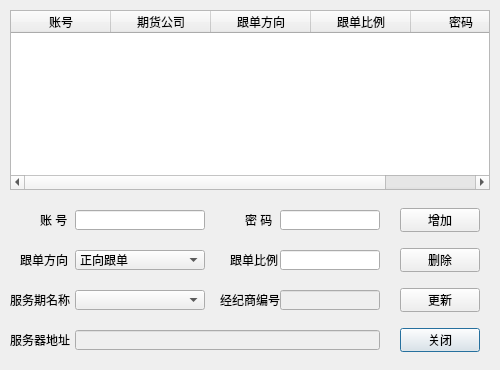
<?xml version="1.0" encoding="UTF-8"?>
<ui version="4.0">
 <class>FollowSettingClass</class>
 <widget class="QDialog" name="FollowSettingClass">
  <property name="geometry">
   <rect>
    <x>0</x>
    <y>0</y>
    <width>500</width>
    <height>370</height>
   </rect>
  </property>
  <property name="windowTitle">
   <string>跟踪账号设置</string>
  </property>
  <property name="modal">
   <bool>true</bool>
  </property>
  <widget class="QPushButton" name="closeButton">
   <property name="geometry">
    <rect>
     <x>400</x>
     <y>328</y>
     <width>80</width>
     <height>24</height>
    </rect>
   </property>
   <property name="text">
    <string>关闭</string>
   </property>
  </widget>
  <widget class="QTableWidget" name="followView">
   <property name="geometry">
    <rect>
     <x>10</x>
     <y>10</y>
     <width>480</width>
     <height>180</height>
    </rect>
   </property>
   <property name="verticalScrollBarPolicy">
    <enum>Qt::ScrollBarAlwaysOff</enum>
   </property>
   <property name="editTriggers">
    <set>QAbstractItemView::NoEditTriggers</set>
   </property>
   <property name="selectionBehavior">
    <enum>QAbstractItemView::SelectRows</enum>
   </property>
   <attribute name="horizontalHeaderHighlightSections">
    <bool>false</bool>
   </attribute>
   <attribute name="verticalHeaderVisible">
    <bool>false</bool>
   </attribute>
   <attribute name="verticalHeaderDefaultSectionSize">
    <number>21</number>
   </attribute>
   <column>
    <property name="text">
     <string>账号</string>
    </property>
   </column>
   <column>
    <property name="text">
     <string>期货公司</string>
    </property>
   </column>
   <column>
    <property name="text">
     <string>跟单方向</string>
    </property>
   </column>
   <column>
    <property name="text">
     <string>跟单比例</string>
    </property>
   </column>
   <column>
    <property name="text">
     <string>密码</string>
    </property>
   </column>
  </widget>
  <widget class="QLabel" name="label">
   <property name="geometry">
    <rect>
     <x>40</x>
     <y>210</y>
     <width>30</width>
     <height>20</height>
    </rect>
   </property>
   <property name="text">
    <string>账 号</string>
   </property>
  </widget>
  <widget class="QLabel" name="label_2">
   <property name="geometry">
    <rect>
     <x>245</x>
     <y>210</y>
     <width>30</width>
     <height>20</height>
    </rect>
   </property>
   <property name="text">
    <string>密 码</string>
   </property>
  </widget>
  <widget class="QLabel" name="label_3">
   <property name="geometry">
    <rect>
     <x>10</x>
     <y>290</y>
     <width>61</width>
     <height>20</height>
    </rect>
   </property>
   <property name="text">
    <string>服务期名称</string>
   </property>
  </widget>
  <widget class="QLabel" name="label_4">
   <property name="geometry">
    <rect>
     <x>220</x>
     <y>290</y>
     <width>61</width>
     <height>20</height>
    </rect>
   </property>
   <property name="text">
    <string>经纪商编号</string>
   </property>
  </widget>
  <widget class="QLabel" name="label_5">
   <property name="geometry">
    <rect>
     <x>10</x>
     <y>330</y>
     <width>60</width>
     <height>20</height>
    </rect>
   </property>
   <property name="text">
    <string>服务器地址</string>
   </property>
  </widget>
  <widget class="QLabel" name="label_6">
   <property name="geometry">
    <rect>
     <x>20</x>
     <y>250</y>
     <width>50</width>
     <height>20</height>
    </rect>
   </property>
   <property name="text">
    <string>跟单方向</string>
   </property>
  </widget>
  <widget class="QLabel" name="label_7">
   <property name="geometry">
    <rect>
     <x>230</x>
     <y>250</y>
     <width>50</width>
     <height>20</height>
    </rect>
   </property>
   <property name="text">
    <string>跟单比例</string>
   </property>
  </widget>
  <widget class="QLineEdit" name="followInverstID">
   <property name="geometry">
    <rect>
     <x>75</x>
     <y>210</y>
     <width>130</width>
     <height>20</height>
    </rect>
   </property>
  </widget>
  <widget class="QLineEdit" name="followPassword">
   <property name="geometry">
    <rect>
     <x>280</x>
     <y>210</y>
     <width>100</width>
     <height>20</height>
    </rect>
   </property>
   <property name="echoMode">
    <enum>QLineEdit::Password</enum>
   </property>
  </widget>
  <widget class="QComboBox" name="followDirect">
   <property name="geometry">
    <rect>
     <x>75</x>
     <y>250</y>
     <width>130</width>
     <height>20</height>
    </rect>
   </property>
   <item>
    <property name="text">
     <string>正向跟单</string>
    </property>
   </item>
   <item>
    <property name="text">
     <string>反向跟单</string>
    </property>
   </item>
  </widget>
  <widget class="QLineEdit" name="followRatio">
   <property name="geometry">
    <rect>
     <x>280</x>
     <y>250</y>
     <width>100</width>
     <height>20</height>
    </rect>
   </property>
  </widget>
  <widget class="QComboBox" name="followBrokerName">
   <property name="geometry">
    <rect>
     <x>75</x>
     <y>290</y>
     <width>130</width>
     <height>20</height>
    </rect>
   </property>
  </widget>
  <widget class="QPushButton" name="insertButton">
   <property name="geometry">
    <rect>
     <x>400</x>
     <y>208</y>
     <width>80</width>
     <height>24</height>
    </rect>
   </property>
   <property name="text">
    <string>增加</string>
   </property>
  </widget>
  <widget class="QPushButton" name="deleteButton">
   <property name="geometry">
    <rect>
     <x>400</x>
     <y>248</y>
     <width>80</width>
     <height>24</height>
    </rect>
   </property>
   <property name="text">
    <string>删除</string>
   </property>
  </widget>
  <widget class="QPushButton" name="updateButton">
   <property name="geometry">
    <rect>
     <x>400</x>
     <y>288</y>
     <width>80</width>
     <height>24</height>
    </rect>
   </property>
   <property name="text">
    <string>更新</string>
   </property>
  </widget>
  <widget class="QLineEdit" name="followBrokerID">
   <property name="enabled">
    <bool>false</bool>
   </property>
   <property name="geometry">
    <rect>
     <x>280</x>
     <y>290</y>
     <width>100</width>
     <height>20</height>
    </rect>
   </property>
  </widget>
  <widget class="QLineEdit" name="followTdFrontAddr">
   <property name="enabled">
    <bool>false</bool>
   </property>
   <property name="geometry">
    <rect>
     <x>75</x>
     <y>330</y>
     <width>305</width>
     <height>20</height>
    </rect>
   </property>
  </widget>
 </widget>
 <tabstops>
  <tabstop>followInverstID</tabstop>
  <tabstop>followPassword</tabstop>
  <tabstop>followDirect</tabstop>
  <tabstop>followRatio</tabstop>
  <tabstop>followBrokerName</tabstop>
  <tabstop>insertButton</tabstop>
  <tabstop>deleteButton</tabstop>
  <tabstop>updateButton</tabstop>
  <tabstop>closeButton</tabstop>
  <tabstop>followView</tabstop>
 </tabstops>
 <resources/>
 <connections>
  <connection>
   <sender>closeButton</sender>
   <signal>clicked()</signal>
   <receiver>FollowSettingClass</receiver>
   <slot>reject()</slot>
   <hints>
    <hint type="sourcelabel">
     <x>620</x>
     <y>300</y>
    </hint>
    <hint type="destinationlabel">
     <x>197</x>
     <y>125</y>
    </hint>
   </hints>
  </connection>
  <connection>
   <sender>followView</sender>
   <signal>cellClicked(int,int)</signal>
   <receiver>FollowSettingClass</receiver>
   <slot>followCellClicked(int,int)</slot>
   <hints>
    <hint type="sourcelabel">
     <x>86</x>
     <y>91</y>
    </hint>
    <hint type="destinationlabel">
     <x>18</x>
     <y>219</y>
    </hint>
   </hints>
  </connection>
  <connection>
   <sender>insertButton</sender>
   <signal>clicked()</signal>
   <receiver>FollowSettingClass</receiver>
   <slot>insertBtnClicked()</slot>
   <hints>
    <hint type="sourcelabel">
     <x>102</x>
     <y>309</y>
    </hint>
    <hint type="destinationlabel">
     <x>46</x>
     <y>309</y>
    </hint>
   </hints>
  </connection>
  <connection>
   <sender>deleteButton</sender>
   <signal>clicked()</signal>
   <receiver>FollowSettingClass</receiver>
   <slot>deleteBtnClicked()</slot>
   <hints>
    <hint type="sourcelabel">
     <x>284</x>
     <y>317</y>
    </hint>
    <hint type="destinationlabel">
     <x>223</x>
     <y>313</y>
    </hint>
   </hints>
  </connection>
  <connection>
   <sender>updateButton</sender>
   <signal>clicked()</signal>
   <receiver>FollowSettingClass</receiver>
   <slot>updateBtnClicked()</slot>
   <hints>
    <hint type="sourcelabel">
     <x>456</x>
     <y>316</y>
    </hint>
    <hint type="destinationlabel">
     <x>397</x>
     <y>311</y>
    </hint>
   </hints>
  </connection>
  <connection>
   <sender>followBrokerName</sender>
   <signal>currentTextChanged(QString)</signal>
   <receiver>FollowSettingClass</receiver>
   <slot>BrokerNameselected(QString)</slot>
   <hints>
    <hint type="sourcelabel">
     <x>173</x>
     <y>297</y>
    </hint>
    <hint type="destinationlabel">
     <x>12</x>
     <y>267</y>
    </hint>
   </hints>
  </connection>
 </connections>
 <slots>
  <slot>followCellClicked(int,int)</slot>
  <slot>insertBtnClicked()</slot>
  <slot>deleteBtnClicked()</slot>
  <slot>updateBtnClicked()</slot>
  <slot>BrokerNameselected(QString)</slot>
 </slots>
</ui>
